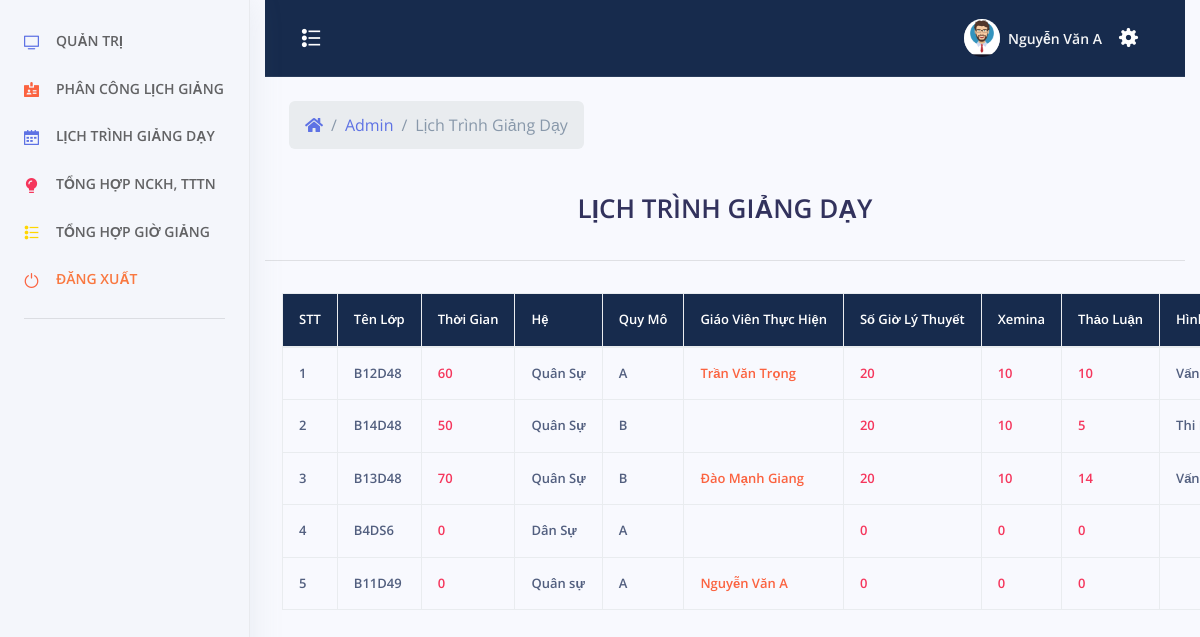
/admin/index.php?menu=lichtrinh (signed in), run on the app's committed database.
### tables this page shows
CREATE TABLE `lop_hoc` (
  `id_lop` int(11) NOT NULL,
  `ten_lop` varchar(50) NOT NULL,
  `chuyen_nganh` varchar(50) NOT NULL,
  `thoi_gian` int(11) NOT NULL,
  `thoi_khoa_bieu` longtext NOT NULL,
  `quy_mo` varchar(50) NOT NULL,
  `id_gvphutrach` int(11) NOT NULL,
  `id_gvthamgia` int(11) NOT NULL,
  `thoigian_gv_phutrach` int(11) NOT NULL,
  `thoigian_gv_thamgia` int(11) NOT NULL,
  `thoigian_chitiet_gvphutrach` int(11) NOT NULL,
  `thoigian_chitiet_gvthamgia` int(11) NOT NULL,
  `he` varchar(50) NOT NULL,
  `so_gio_ly_thuyet` int(11) NOT NULL,
  `so_gio_ly_thuyet_gvphutrach` int(11) NOT NULL,
  `so_gio_ly_thuyet_gvthamgia` int(11) NOT NULL,
  `xemina` int(11) NOT NULL,
  `xemina_gvphutrach` int(11) NOT NULL,
  `xemina_gvthamgia` int(11) NOT NULL,
  `thaoluan` int(11) NOT NULL,
  `thaoluan_gvphutrach` int(11) NOT NULL,
  `thaoluan_gvthamgia` int(11) NOT NULL,
  `hinh_thuc_thi` varchar(50) NOT NULL,
  `tong_gio_gvphutrach` int(11) NOT NULL,
  `tong_gio_gvthamgia` int(11) NOT NULL,
  `ghi-chu` varchar(500) NOT NULL
);

CREATE TABLE `tai_khoan` (
  `id_tai_khoan` int(11) NOT NULL,
  `ten_tai_khoan` varchar(30) NOT NULL,
  `mat_khau` varchar(100) NOT NULL,
  `nhom_tai_khoan` tinyint(2) NOT NULL,
  `ten_sinh_vien` varchar(100) NOT NULL,
  `sdt` varchar(20) NOT NULL,
  `ngay_sinh` varchar(50) NOT NULL,
  `ngay_tao` datetime NOT NULL
);

### admin/lichtrinh.php (the view, shortened to what this page needs)
<?php
	include_once('../config/config.php');
	include_once('../header.php');
 ?>
<?php
		if($_SESSION["taikhoan"] == NULL){ ?>
			<script>
				window.location.href="../tai-khoan/dang-nhap.php";
			</script>
		<?php }else {?>
			<div class="row align-items-center py-4">
            <div class="col-lg-6 col-7">
              <nav aria-label="breadcrumb" class="d-none d-md-inline-block ml-md-4">
                <ol class="breadcrumb breadcrumb-links breadcrumb-dark">
                  <li class="breadcrumb-item"><a href="#"><i class="fas fa-home"></i></a></li>
                  <li class="breadcrumb-item"><a href="index.php">Admin</a></li>
                  <li class="breadcrumb-item active" aria-current="page">Lịch Trình Giảng Dạy</li>
                </ol>
              </nav>
            </div>
          </div>
		<?php
			$sql = "SELECT * FROM `lop_hoc`";
			$qr = mysqli_query($conn, $sql);
		 ?>
			<div class="caption">
			<h1 style="text-align: center">LỊCH TRÌNH GIẢNG DẠY</h1>
			</div>
			<hr>
			<div class="row">
				<table class="table table-bordered table-responsive">
					<tr class="chimuc">
						<th>STT</th>
						<th>Tên Lớp</th>
						<th>Thời Gian</th>
						<th>Hệ</th>
						<th>Quy Mô</th>
						<th>Giáo Viên Thực Hiện</th>
                        <th>Số Giờ Lý Thuyết</th>
                        <th>Xemina</th>
                        <th>Thảo Luận</th>
						<th>Hình Thức Thi</th>
					</tr>
					<tbody>
					<?php $stt = 1; ?>
					<?php while($row = mysqli_fetch_assoc($qr)){ ?>
						<tr>
							<td><?php echo $stt;?></td>
							<td>
							<?php echo $row["ten_lop"]; ?>
							</td>
							<td style="color: #f5365c;"><?php echo $row["thoi_gian"]?></td>
							<td><?php echo $row["he"]?></td>
							<td><?php echo $row["quy_mo"]?></td>
							<td  style="color: #fb6340;">
                            <?php $idgv1 = $row["id_gvphutrach"];
                            $sqlgv1 = "SELECT `ten_sinh_vien` FROM `tai_khoan` WHERE `id_tai_khoan` = '$idgv1'";
                            $qrgv1 = mysqli_query($conn, $sqlgv1);
                            $rowgv1 = mysqli_fetch_assoc($qrgv1);
                            echo $rowgv1["ten_sinh_vien"];
                            ?>
							</td>
							<td style="color: #f5365c;"><?php echo $row["so_gio_ly_thuyet"]?></td>
							<td style="color: #f5365c;"><?php echo $row["xemina"]?></td>
							<td style="color: #f5365c;"><?php echo $row["thaoluan"]?></td>
							<td><?php echo $row["hinh_thuc_thi"]?></td>
						</tr>
						<?php $stt = $stt + 1; ?>
						<?php } ?>
					</tbody>
				</table>
<br>
			</div>
    <?php } ?>
</div>
 <?php
	include_once('../footer.php');
 ?>

### assets/css/style.css (style rules this page uses)
table.table.table-bordered { border: none; }
table.table.table-bordered.table-responsive { margin-left: 32px; }
tr.chimuc { background-color: #172b4d; }
tr.chimuc th { color: white; }
.table td, .table th { font-size: .8125rem; white-space: nowrap; font-weight: 600!important; }

### data on the page
lop_hoc: ten_lop "B12D48", thoi_gian "60", he "Quân Sự", quy_mo "A", tai_khoan.ten_sinh_vien "Trần Văn Trọng", so_gio_ly_thuyet "20", xemina "10", thaoluan "10", hinh_thuc_thi "Vấn…"
lop_hoc: ten_lop "B14D48", thoi_gian "50", he "Quân Sự", quy_mo "B", so_gio_ly_thuyet "20", xemina "10", thaoluan "5", hinh_thuc_thi "Thi…"
lop_hoc: ten_lop "B13D48", thoi_gian "70", he "Quân Sự", quy_mo "B", tai_khoan.ten_sinh_vien "Đào Mạnh Giang", so_gio_ly_thuyet "20", xemina "10", thaoluan "14", hinh_thuc_thi "Vấn…"
lop_hoc: ten_lop "B4DS6", thoi_gian "0", he "Dân Sự", quy_mo "A", so_gio_ly_thuyet "0", xemina "0", thaoluan "0"
lop_hoc: ten_lop "B11D49", thoi_gian "0", he "Quân sự", quy_mo "A", tai_khoan.ten_sinh_vien "Nguyễn Văn A", so_gio_ly_thuyet "0", xemina "0", thaoluan "0"

### other printed values
$_SESSION["tensv"] "Nguyễn Văn A"
